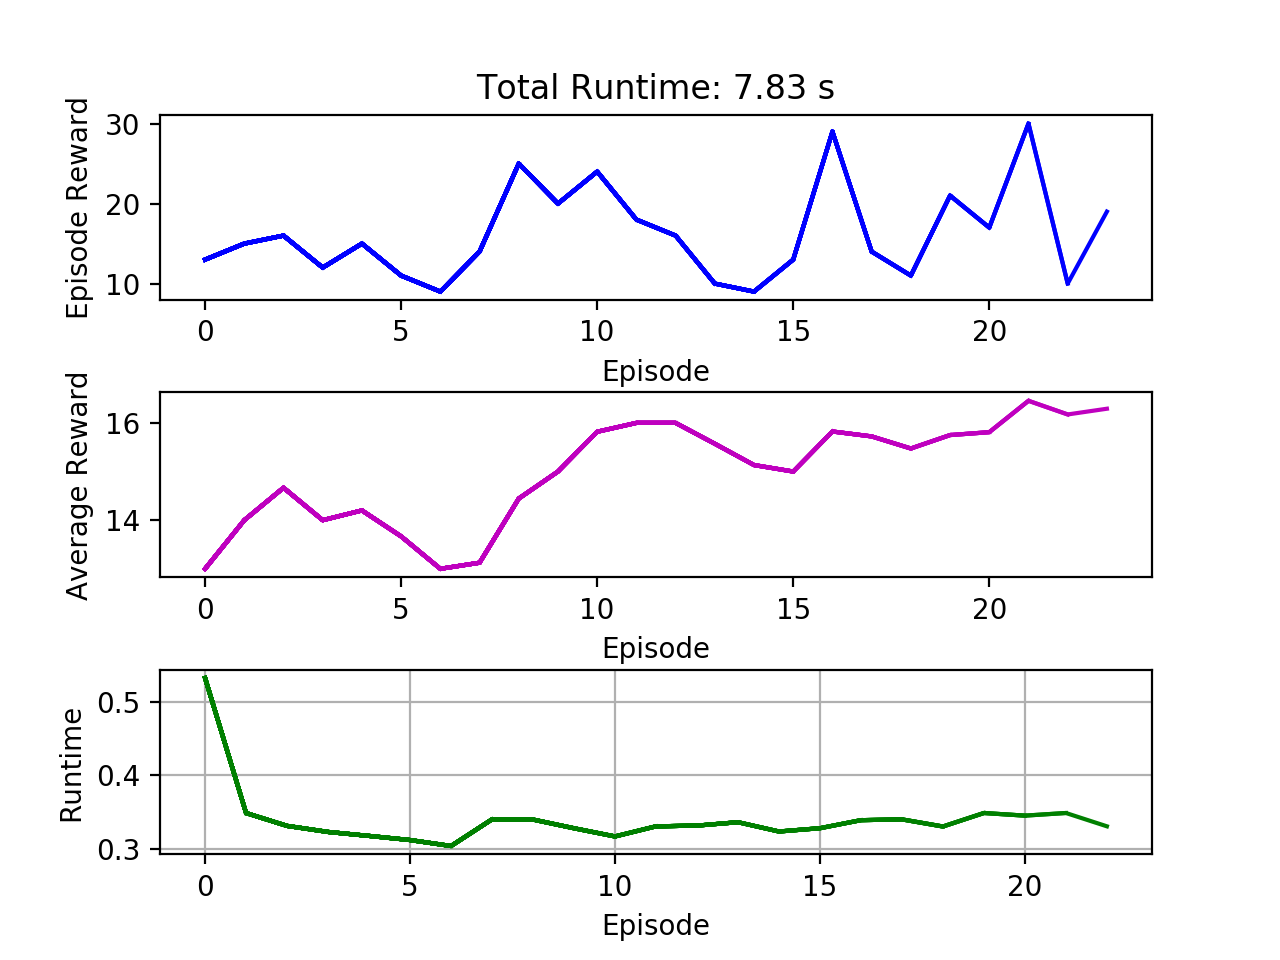

The script that saved this image:
import time
import gym 
import matplotlib.pyplot as plt
import torch
import torch.nn as nn
import torch.nn.functional as F 
import torch.optim as optim
from torch.distributions import Categorical
from models import ACNetwork

MAX_EPISODE = 1000
MAX_STEPS = 200

class A2CAgent():

    def __init__(self, env, gamma, lr):
        self.device = torch.device("cuda" if torch.cuda.is_available() else "cpu")
        
        self.env = env
        self.observ_dim = env.observation_space.shape[0]
        self.action_dim = env.action_space.n
        
        self.gamma = gamma
        self.lr = lr
        
        self.model = ACNetwork(self.observ_dim, self.action_dim)
        self.optimiser = optim.Adam(self.model.parameters(), lr=self.lr, betas=(0.9, 0.999))
    
    def get_action(self, state): #sample action from policy
        state = torch.FloatTensor(state).to(self.device)
        logits, _ = self.model.forward(state)
        dist = F.softmax(logits, dim=0)
        probs = Categorical(dist)

        return probs.sample().cpu().detach().item()
    
    def compute_loss(self, trajectory):
        states =      torch.FloatTensor([sars[0] for sars in trajectory]).to(self.device)
        actions =     torch.LongTensor( [sars[1] for sars in trajectory]).view(-1, 1).to(self.device)
        rewards =     torch.FloatTensor([sars[2] for sars in trajectory]).to(self.device)
        next_states = torch.FloatTensor([sars[3] for sars in trajectory]).to(self.device)
        dones =       torch.FloatTensor([sars[4] for sars in trajectory]).view(-1, 1).to(self.device)
        
        # compute discounted rewards
        discounted_rewards = [torch.sum(torch.FloatTensor([self.gamma**i for i in range(rewards[j:].size(0))])\
             * rewards[j:]) for j in range(rewards.size(0))] 
        value_targets = rewards.view(-1, 1) + torch.FloatTensor(discounted_rewards).view(-1, 1).to(self.device)
        
        logits, values = self.model.forward(states)
        dists = F.softmax(logits, dim=1)
        probs = Categorical(dists)
        
        # compute value loss
        value_loss = F.mse_loss(values, value_targets.detach())
        
        # compute entropy bonus
        entropy = []
        for dist in dists:
            entropy.append(-torch.sum(dist.mean() * torch.log(dist)))
        entropy = torch.stack(entropy).sum()
        
        # compute policy loss
        advantage = value_targets - values
        policy_loss = -probs.log_prob(actions.view(actions.size(0))).view(-1, 1) * advantage.detach()
        policy_loss = policy_loss.mean()
        
        total_loss = policy_loss + value_loss - 0.001 * entropy 
        return total_loss
        
    def update(self, trajectory):
        loss = self.compute_loss(trajectory)
        self.optimiser.zero_grad()
        loss.backward()
        self.optimiser.step()


def plot(total_runtime, episode_rewards, average_rewards, episode_runtime):
    # plt.ion()
    plt.grid()
    plt.subplots_adjust(hspace = 0.5)

    plt.subplot(311)
    plt.title("Total Runtime: " + "{:.2f}".format(total_runtime) + " s")
    plt.xlabel('Episode')
    plt.ylabel('Episode Reward')
    plt.plot(episode_rewards, 'b-')

    plt.subplot(312)
    plt.xlabel('Episode')
    plt.ylabel('Average Reward')
    plt.plot(average_rewards, 'm-')

    plt.subplot(313)
    plt.xlabel('Episode')
    plt.ylabel('Runtime')
    plt.plot(episode_runtime, 'g-')
    plt.pause(0.000001)
    plt.savefig("a2c.png")
    plt.show()


if __name__ == '__main__':

    env = gym.make("CartPole-v0")
    gamma = 0.99
    lr = 1e-3
    agent = A2CAgent(env, gamma, lr)

    episode_rewards = []
    average_rewards = []
    episode_runtime = []
    total_runtime = 0
    total_rewards = 0

    for episode in range(MAX_EPISODE):
        tic = time.time()
        episode_reward = 0
        trajectory = [] # [[s, a, r, s', done]]
        state = env.reset()

        for steps in range(MAX_STEPS):
            action = agent.get_action(state)
            next_state, reward, done, _ = env.step(action)
            trajectory.append([state, action, reward, next_state, done])
            episode_reward += reward
            # env.render()

            if done:
                episode_rewards.append(steps)
                total_rewards += steps
                average_rewards.append(total_rewards/(episode+1))
                break
                
            state = next_state

        print("Episode " + str(episode) + ": " + str(episode_reward))
        agent.update(trajectory)
        toc = time.time()
        episode_runtime.append(toc-tic)
        total_runtime += (toc - tic)
    
    plot(total_runtime, episode_rewards, average_rewards, episode_runtime)